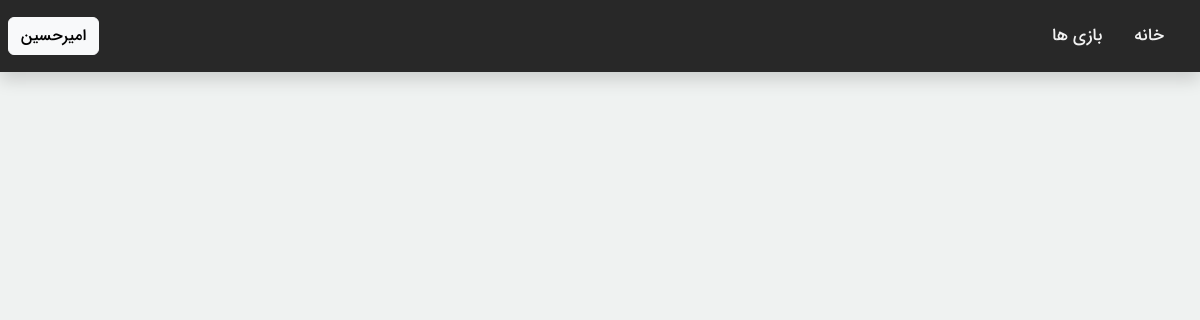
The app's page /game/ (signed in), older data.
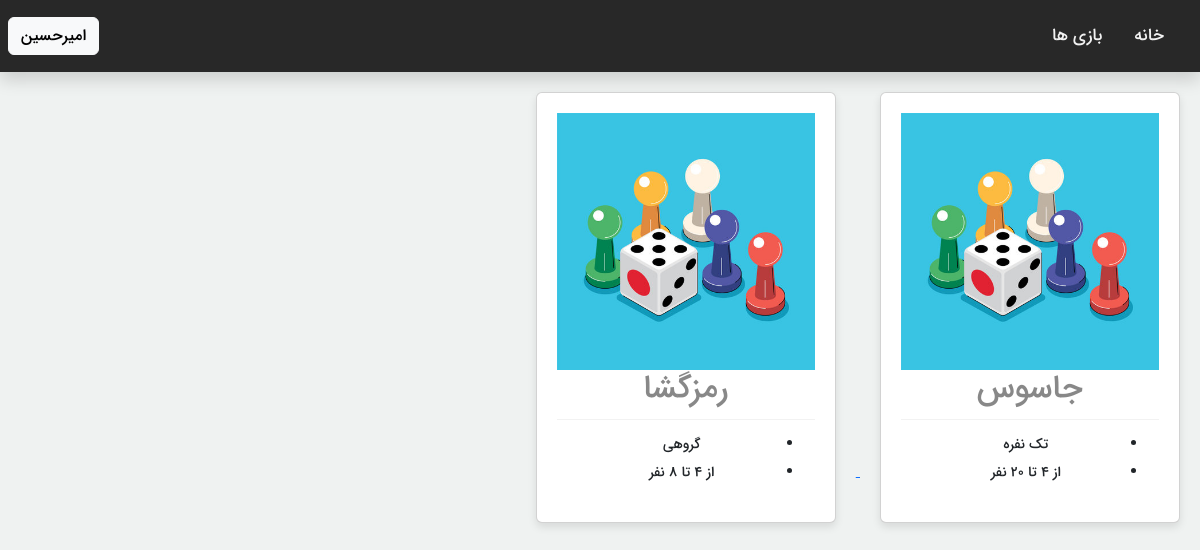
The same page, newer data.
### user/models.py (models this page shows, shortened)
class User(AbstractBaseUser):
    firstname = models.CharField( max_length=50)
    lastname = models.CharField( max_length=50)
    phone_number = models.CharField( max_length=50, unique=True)
    last_login = models.DateTimeField(auto_now=True)
    joinied_date = models.DateTimeField(auto_now_add=True)
    bio = models.CharField(max_length=500, blank = True, null=True)
    is_active = models.BooleanField(default=True)
    is_staff = models.BooleanField(default=False)
    is_admin = models.BooleanField(default=False)
    USERNAME_FIELD = 'phone_number'
    REQUIRED_FIELDS = ['firstname', 'lastname',]
    objects = userManager()
    @property
    def is_staff(self):
        "Is the user a member of staff?"
        return self.is_admin

### Game/models.py (models this page shows)
class PredefineGame(models.Model):
    name = models.CharField(max_length=250)
    slug = models.CharField(max_length=250, unique=True)
    image = models.ImageField(upload_to='game_images', null=True, blank=True)
    is_team = models.BooleanField(default=False)
    min_players = models.IntegerField(default=0)
    max_players = models.IntegerField(default=10)

### Game/views.py (the view)
# urls.py: path('', views.games_archive , name='games_archive'),
def games_archive(request:HttpRequest):
    template = get_template('games_archive.html')
    games = PredefineGame.objects.all()
    context = {'games':games}
    return HttpResponse(template.render(context, request))

### Game/templates/games_archive.html
{% extends "base.html" %}
{% load static %}
{% block head %}
    <link href={% static "css/games_archive.css" %} rel="stylesheet">
{% endblock %}
{% block content %}
{% for game in games  %}
    <a href={% url "create_or_join_game" game.slug %}>
        <div class="card">
            {% if game.image %}
                <img src="{{ game.image.url }}" alt="Game Image" onerror="this.onerror=null; this.src='{% static 'img/default_game_image.jpg' %}'">
            {% else %}
                <img src="{% static 'images/default_game_image.jpg' %}" alt="Default Game Image">
            {% endif %}
            <h2>{{ game.name }}</h2>
            <hr>
            <ul>
            {% if game.is_team %}
                <li>گروهی</li>
            {% else %}
                <li>تک نفره</li>
            {% endif %}
            <li>از {{ game.min_players }} تا {{ game.max_players }} نفر</li>
            </ul>
        </div>
    </a>
{% endfor %}
{% endblock content %}

### templates/base.html (shortened to what this page needs)
{% load static %}
<!DOCTYPE html>
<html lang="en">
<head>
		<link href={% static "css/bootstrap.min.css" %} rel="stylesheet">
		<link href={% static "css/main.css" %} rel="stylesheet">
		<link href="https://cdnjs.cloudflare.com/ajax/libs/font-awesome/6.0.0-beta3/css/all.min.css" rel="stylesheet">
    {% block head %}
    {% endblock %}
	</head>
	<body>
    {% include "header.html" %}
    <div class="flex-container">
      {% block content %}
      {% endblock %}
    </div>
  </body>
</html>

### templates/header.html (shortened to what this page needs)
{% load static %}
<nav class="custom-header navbar navbar-marketing navbar-expand-lg shadow navbar-light  p-2" arial-label="Furni navigation bar">
    <div class="container">
        <div class="topnav" id="myTopnav">
            <a href={% url "games_archive" %} class="active">بازی ها</a>
            <a href={% url "home" %} class="active">خانه</a>
        </div>
    </div>
    <div class="navbar-brand text-black">
        {% if user.is_authenticated %}
            <a href = {% url "login" %} class="btn btn-light"> {{user.firstname}}</a>
        {% else %}
            <a href = {% url "login" %} class="btn btn-light"> ورود</a>
        {% endif %}
    </div>
</nav>

### templates/footer.html (shortened to what this page needs)
{% load static %}

### globalstatic/css/main.css (style rules this page uses)
body { font-family: "iransans", sans-serif; overflow-x: hidden; position: relative; font-weight: 400; line-height: 28px; color: #6a6a6a; font-size: 14px; direction: rtl; background-color: #eff2f1; text-align : right; }
.custom-header { background-color: rgb(40, 40, 40); }
.topnav a { float: left; display: block; color: #f2f2f2; text-align: center; padding: 14px 16px; text-decoration: none; font-size: 17px; }

### Game/static/css/games_archive.css (style rules this page uses)
.card { background-color: #fff; box-shadow: 0 4px 8px 0 rgba(0, 0, 0, 0.1); padding: 20px; margin: 20px; transition: transform 0.3s; display: inline-block; width: calc(33.33% - 40px); max-width: 300px; text-align: center; }
.card h2 { color: #888; }
.card hr { border: none; border-top: 1px solid #ccc; margin: 10px 0; }
.card img { max-width: 100%; height: auto; }

Row changes from the older to the newer data that the page shows:
added PredefineGame: name "جاسوس", is_team "تک نفره", min_players "4", max_players "20"
added PredefineGame: name "رمزگشا", is_team "گروهی", max_players "8"
